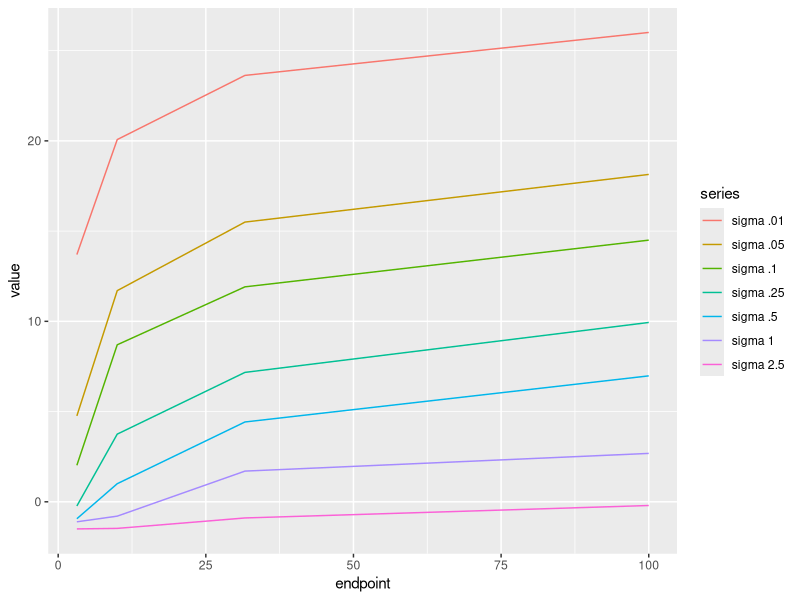

Source code (R):
library(ggplot2)
require(reshape2)

# To generate noisy data, we use a 1D power law model with alpha = 1.5, xbar = 1, mu = .1, and rho = 10
powerfunction <- function(x){(gamma(2.5)/(2*pi))*sin(pi*1.5/2)*x^-2.5}
expfunction <- function(x){exp(-x)/(4*10*.1*1 + 1)}
num_sigma <- 8 # number of distinct noise strengths considered.  We want to see how differences in model log likelihoods vary with the amount of noise
index_to_sigma <- data.frame(1, num_sigma)   # relates integer index to noise in subset of data
num_distance_points <- 5 # number of distinct spatial points in sample
num_point_spreads <- 4   # points are spread evenly across log distances.  
# each increment increases the point spread by half an order of magnitude, 10^.5
starting_point <- 1
# all sets of points start at starting_point
for(i in 1:num_sigma){       # defines index to sigma
if(i == 1){index_to_sigma[1, i] = 0} # dummy entry - this column has distance axis
if(i == 2){index_to_sigma[1, i] = .01}
if(i == 3){index_to_sigma[1, i] = .05}
if(i == 4){index_to_sigma[1, i] = .1}
if(i == 5){index_to_sigma[1, i] = .25}
if(i == 6){index_to_sigma[1, i] = .5}
if(i == 7){index_to_sigma[1, i] = 1}
if(i == 8){index_to_sigma[1, i] = 2.5}
if(i > 8){index_to_sigma[1, i] = 5}
}
#power_law_model_linear_input  <- function(x, xbar, rho, mu) {(gamma(2.5)/(2*pi))*sin(pi*1.5/2)*((x/abs(xbar))^-2.5)/abs(xbar*rho*mu)}
power_law_model_linear_input  <- function(x, xbar, rho, mu, alpha) {(gamma(abs(alpha) + 1)/(2*pi))*sin(pi*abs(alpha)/2)*((x/abs(xbar))^(-abs(alpha) -1))/abs(xbar*rho*mu)}
exponential_model_linear_input  <- function(x, xbar, rho, mu){exp(-x/abs(xbar))/(4*abs(rho*mu*xbar) + 1)}
#power_law_model_log_input  <- function(logx, xbar, rho, mu) {(gamma(2.5)/(2*pi))*sin(pi*1.5/2)*((exp(logx)/abs(xbar))^-2.5)/abs(xbar*rho*mu)}
power_law_model_log_input  <- function(logx, xbar, rho, mu, alpha) {(gamma(abs(alpha) + 1)/(2*pi))*sin(pi*abs(alpha)/2)*((exp(logx)/abs(xbar))^(-abs(alpha) -1))/abs(xbar*rho*mu)}
exponential_model_log_input  <- function(logx, xbar, rho, mu){exp(-exp(logx)/abs(xbar))/(4*abs(rho*mu*xbar) + 1)}
relative_log_likelihood_log_spread_avg <- data.frame(num_point_spreads, num_sigma)
for(i in 1:num_sigma){ for(j in 1:num_point_spreads){relative_log_likelihood_log_spread_avg[j, i] <- 0 }}
# we want to see how the difference in log likelihood between the models varies with the noise in the data and the spread between a fixed number of points.
Num_trials = 100 # We can average over many different random samples to get a sense of expected discrepancy betweeen model fits






for(Q in 1: Num_trials){
    relative_log_likelihood_log_spread <- data.frame(num_point_spreads, num_sigma)
     for( g in 1:num_point_spreads){ 
       relative_log_likelihood_log_spread[g, 1] <- starting_point*exp((g)*.5*log(10))  # this column contains the end point
       power_func_w_noise_log_spread <- data.frame( num_distance_points, num_sigma)
       for(i in 2:num_sigma){ for(j in 1:num_distance_points){
       power_func_w_noise_log_spread[j, 1] <- j # this column just contains log distance
        sigma_var <- index_to_sigma[1,i]
          power_func_w_noise_log_spread[j, i] <- rlnorm(1, meanlog = log(powerfunction(starting_point*exp((g/num_distance_points)*j*.5*log(10)) )) - sigma_var^2/2, sdlog = sigma_var) # this randomly generates noisy data at multiple distances
          }}
    for(i in 2:num_sigma){ 
     dummy_func_power <-  function( xbar, rho, mu, alpha, sigma) {sum((log(power_law_model_log_input( log(starting_point)+(g/num_distance_points)*.5*log(10)*(1:num_distance_points), xbar, rho, mu, alpha)) - (sigma^2/2) -log(power_func_w_noise_log_spread[ 1:num_distance_points, i]))^2/(2*( sigma^2)) + log((2*pi)^.5*abs(sigma)*power_func_w_noise_log_spread[ 1:num_distance_points, i])   ) }
     dummy_func_exponential <-  function( xbar, rho, mu, sigma) {sum((log(exponential_model_log_input( log(starting_point)+(g/num_distance_points)*.5*log(10)*(1:num_distance_points), xbar, rho, mu)) -log(power_func_w_noise_log_spread[ 1:num_distance_points, i]))^2/(2*( sigma^2)) + log((2*pi)^.5*abs(sigma)*power_func_w_noise_log_spread[ 1:num_distance_points, i])   ) }
     dummy_func_power_par <- function(par){ dummy_func_power(par[1], par[2], par[3], par[4],  par[5]) }
     dummy_func_power_par_unconstrained <- function(par) { dummy_func_power(par[1], par[2], par[3], 2/(1 + exp(par[4])), par[5]) }
     # we've reparameterized, replacing alpha with 2*logistic(x).  Now we can do unconstrained optimization
     dummy_func_exponential_par <- function(par){ dummy_func_exponential(par[1], par[2], par[3], par[4]) }
     
     power_log_likelihood_log_spread <- -1*optim(par =c(10, 1, 1, 1, 1), dummy_func_power_par_unconstrained )$value  
     power_AIC_log_spread <-  2*5 -  2*power_log_likelihood_log_spread  
     exponential_log_likelihood_log_spread <- -1*optim(par =c(10, 1, 1, 1), dummy_func_exponential_par )$value
     exponential_AIC_log_spread <-  2*4 -  2*exponential_log_likelihood_log_spread  
     
     relative_log_likelihood_log_spread[g, i] <-  (exponential_AIC_log_spread - power_AIC_log_spread)/2 
     
      }}

    relative_log_likelihood_log_spread_avg <- relative_log_likelihood_log_spread_avg +  relative_log_likelihood_log_spread/Num_trials
     

}



names(relative_log_likelihood_log_spread_avg)[1] <- "endpoint"
names(relative_log_likelihood_log_spread_avg)[2] <- "sigma .01"
names(relative_log_likelihood_log_spread_avg)[3] <- "sigma .05"
names(relative_log_likelihood_log_spread_avg)[4] <- "sigma .1"
names(relative_log_likelihood_log_spread_avg)[5] <- "sigma .25"
names(relative_log_likelihood_log_spread_avg)[6] <- "sigma .5"
names(relative_log_likelihood_log_spread_avg)[7] <- "sigma 1"
names(relative_log_likelihood_log_spread_avg)[8] <- "sigma 2.5"
#df <- data.frame(time = 1:10,
#                 a = cumsum(rnorm(10)),
#                 b = cumsum(rnorm(10)),
#                 c = cumsum(rnorm(10)))
#df <- melt(df ,  id.vars = 'time', variable.name = 'series')

df <- melt(relative_log_likelihood_log_spread_avg,  id.vars = 'endpoint', variable.name = 'series')
print(df)
ggplot(df, aes(endpoint,value)) + geom_line(aes(colour = series))
#print(colnames(relative_log_likelihood_log_spread_avg))
#extend array to more values of noise and distance, add linear spread array in addition to log spread array
#plot(as.vector(relative_log_likelihood_log_spread_avg[, 6]))
#add error bars for noise in the log likelihod for a given sample?


   